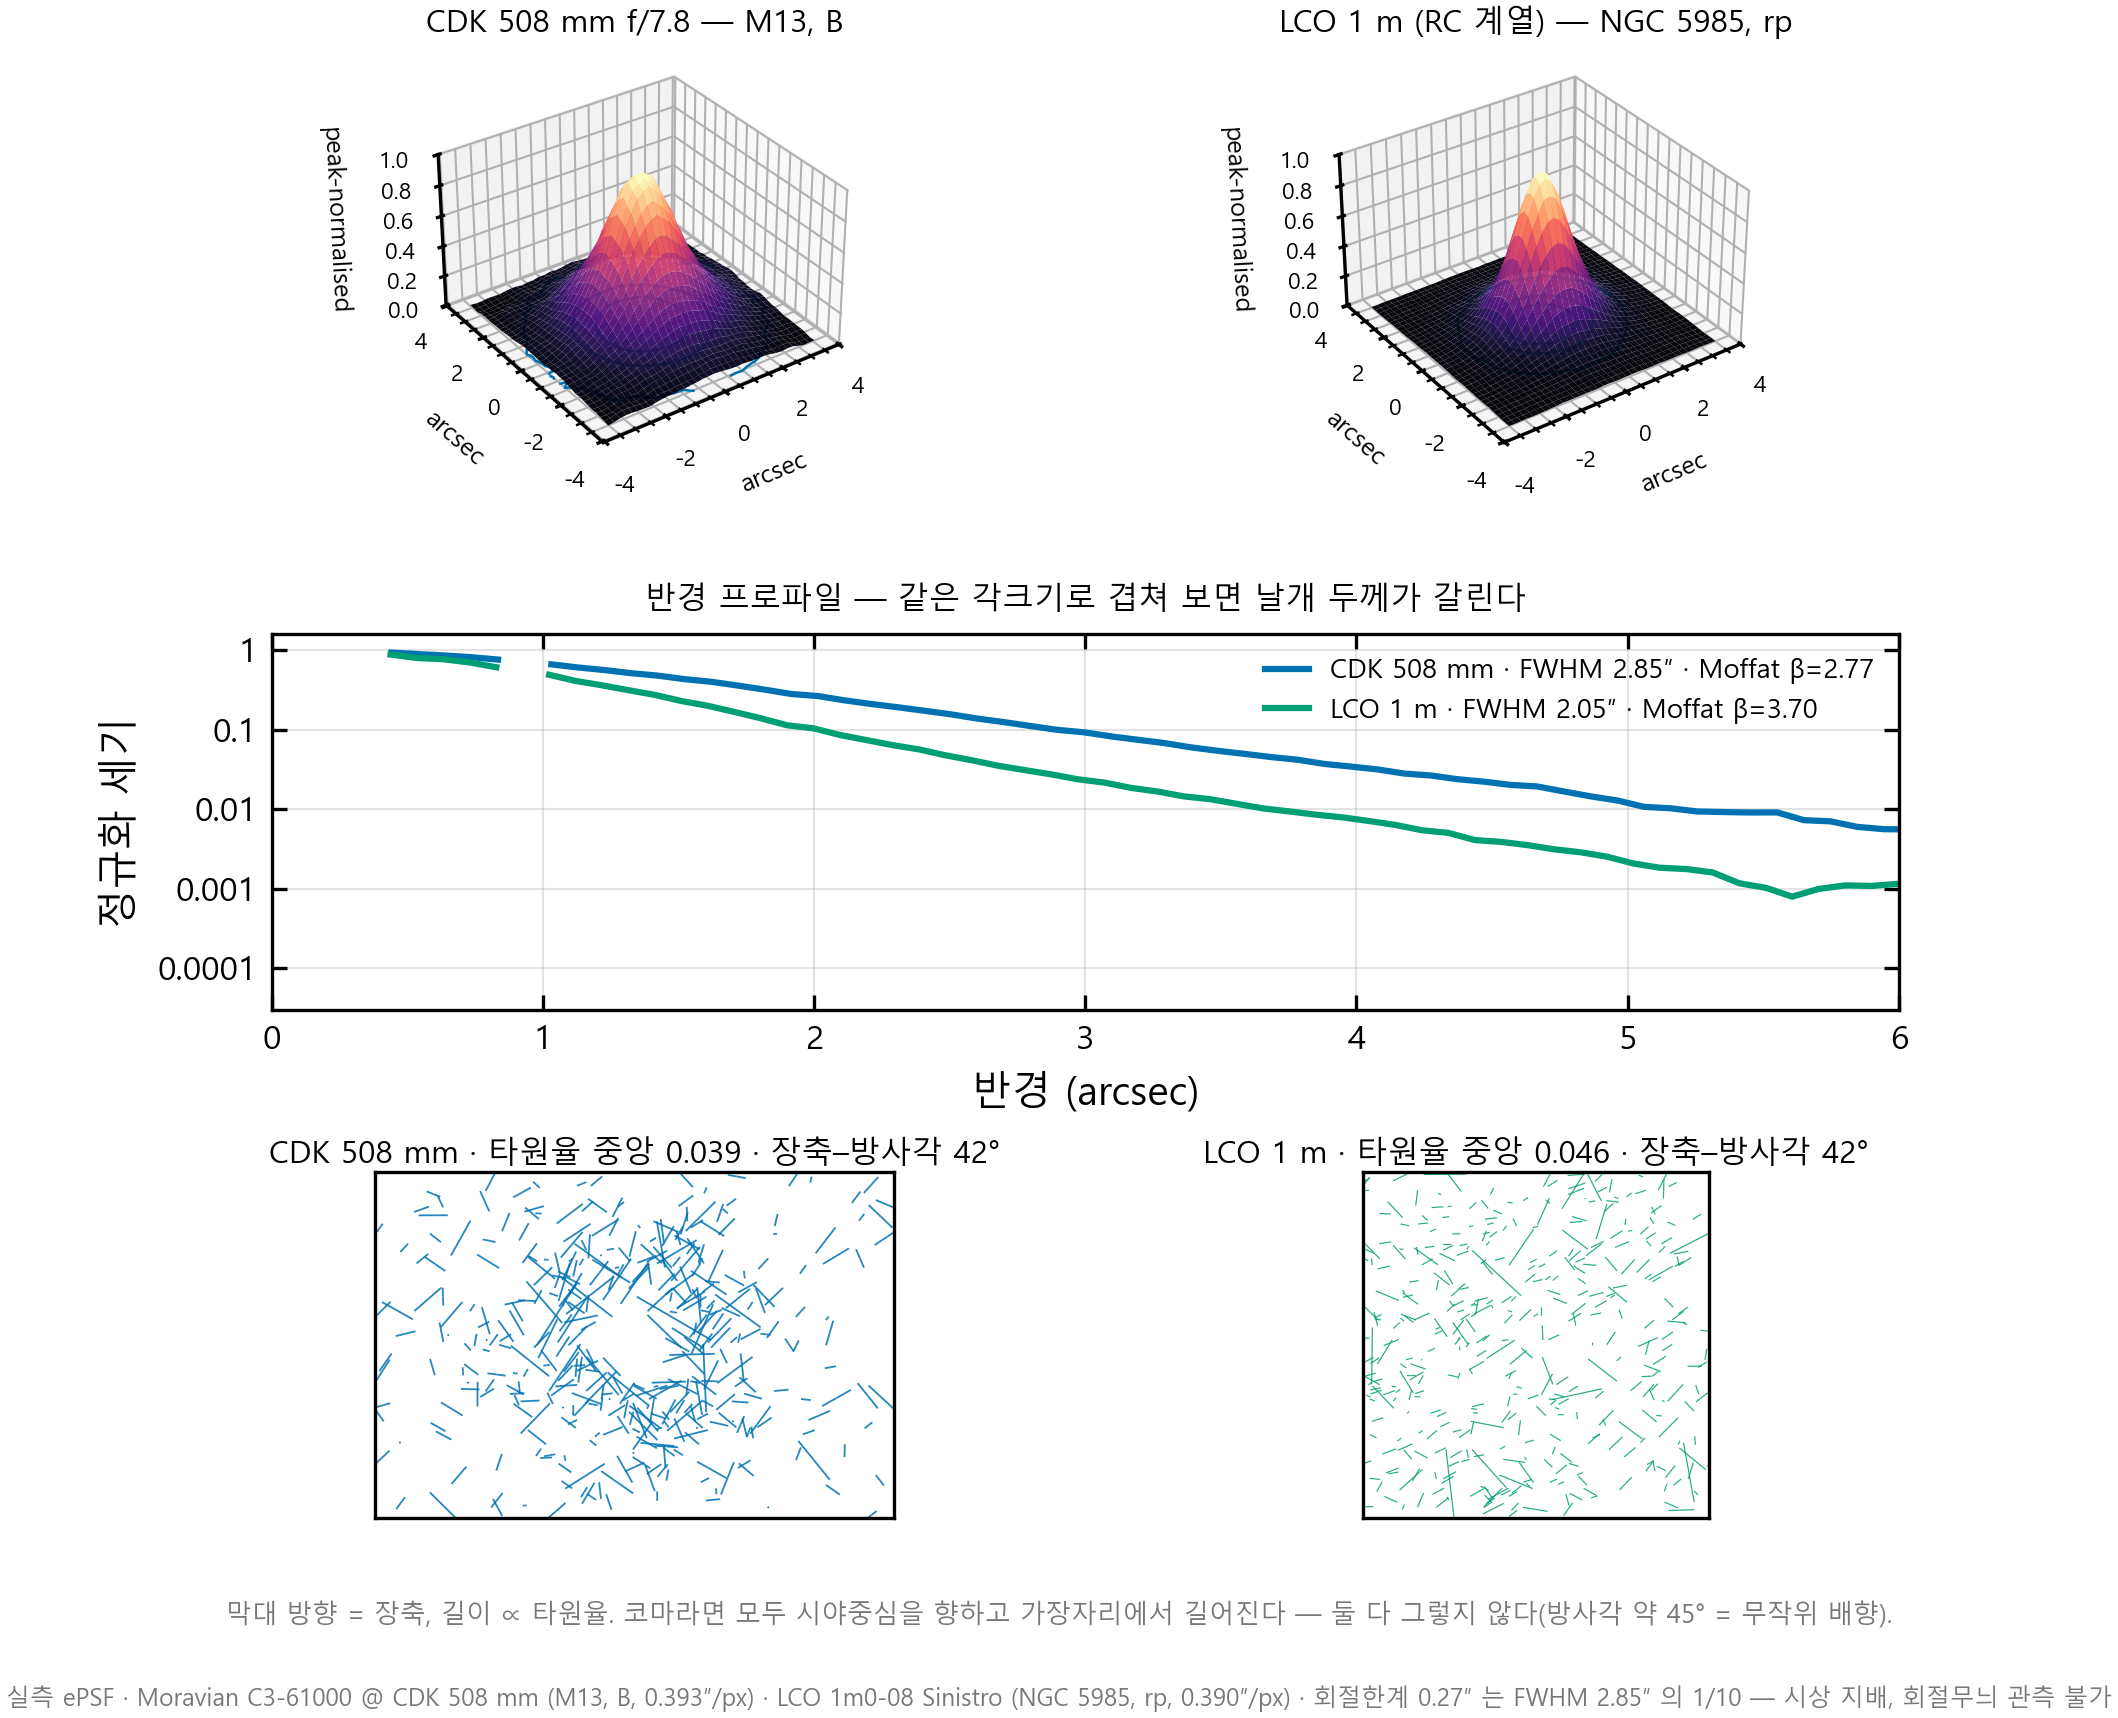

Write Python code to recreate this figure.
"""What the two optical systems' PSFs actually look like.

A Corrected Dall-Kirkham exists to do one thing: keep the image round and the
field flat, which a plain Dall-Kirkham does not — its ellipsoidal primary and
spherical secondary leave strong coma a short way off axis. So the question
"is the CDK's signature reproduced in the data?" has a testable form: does the
PSF stay round all the way to the corner, and is any elongation *not* aligned
with the radius from field centre? Coma stretches a star radially; seeing,
tracking and focus do not.

What cannot be seen here is worth stating first. A 508 mm aperture is
diffraction-limited near 0.27 arcsec at 550 nm, while these stars have a FWHM
of 2.85 arcsec. The image is ~10x wider than the diffraction core, so the
Airy pattern, the central-obstruction ring structure and the spider spikes are
all buried under the atmosphere. Nothing in this figure is a diffraction
measurement; it is the delivered PSF, which is what photometry actually fits.

Two systems at nearly the same sampling make the comparison fair: 0.393
arcsec/px on the CDK and 0.390 on the LCO 1 m, so the pixel grid is not doing
the talking.
"""

from __future__ import annotations

import argparse
import sys
from pathlib import Path

import numpy as np
import pandas as pd
from astropy.io import fits
from scipy.optimize import curve_fit

HERE = Path(__file__).absolute().parent
REPO = HERE.parents[1]
sys.path.insert(0, str(REPO / "validation" / "paper"))

import matplotlib.pyplot as plt  # noqa: E402
from mpl_toolkits.mplot3d import Axes3D  # noqa: F401,E402

try:
    from apex_paper_style import C, DOUBLE_COL, PALETTE, apply_paper_style, save_fig
    _STYLE = True
except Exception:  # pragma: no cover
    _STYLE = False
    PALETTE = {"black": "#111", "grey": "#777", "blue": "#0072B2",
               "vermillion": "#D55E00", "green": "#009E73"}
    C = {"data": PALETTE["blue"], "model": PALETTE["vermillion"],
         "reference": PALETTE["green"], "floor": PALETTE["grey"]}
    DOUBLE_COL = 7.0


def load_epsf(path: Path) -> tuple[np.ndarray, int]:
    with fits.open(path) as h:
        return np.asarray(h[0].data, dtype=float), int(h[0].header.get("OVERSAMPL", 1))


def radial_profile(psf: np.ndarray, oversampling: int) -> tuple[np.ndarray, np.ndarray]:
    ny, nx = psf.shape
    yy, xx = np.mgrid[:ny, :nx].astype(float)
    r = np.hypot(xx - (nx - 1) / 2.0, yy - (ny - 1) / 2.0) / oversampling
    edges = np.arange(0.0, r.max(), 0.25)
    prof = np.array([np.nanmean(psf[(r >= a) & (r < a + 0.25)])
                     if np.any((r >= a) & (r < a + 0.25)) else np.nan
                     for a in edges])
    return edges + 0.125, prof


def moffat_beta(radius: np.ndarray, profile: np.ndarray) -> tuple[float, float]:
    ok = np.isfinite(profile) & (radius < 12.0)

    def model(r, amplitude, gamma, beta):
        return amplitude * (1.0 + (r / gamma) ** 2) ** (-beta)

    popt, _ = curve_fit(model, radius[ok], profile[ok],
                        p0=[np.nanmax(profile), 5.0, 3.0], maxfev=40000)
    return float(popt[1]), float(popt[2])


def profile_fwhm(radius: np.ndarray, profile: np.ndarray) -> float:
    peak = np.nanmax(profile)
    below = np.where(profile < peak / 2.0)[0]
    return float(2.0 * radius[below[0]]) if len(below) else float("nan")


def surface(ax, psf: np.ndarray, oversampling: int, scale: float, title: str,
            colour: str) -> None:
    """One PSF as a 3-D surface, trimmed to the part that carries the light."""
    ny, nx = psf.shape
    half = min(ny, nx) // 2
    keep = int(min(half, round(3.0 * oversampling * 3)))
    cy, cx = ny // 2, nx // 2
    cut = psf[cy - keep:cy + keep + 1, cx - keep:cx + keep + 1]
    cut = cut / cut.max()
    n = cut.shape[0]
    axis = (np.arange(n) - (n - 1) / 2.0) / oversampling * scale
    xx, yy = np.meshgrid(axis, axis)
    ax.plot_surface(xx, yy, cut, cmap="magma", linewidth=0, antialiased=True,
                    rcount=60, ccount=60, alpha=0.97)
    ax.contour(xx, yy, cut, levels=[0.05, 0.25, 0.5], colors=colour,
               linewidths=0.6, offset=0.0)
    ax.set_title(title, fontsize=7.5, pad=1)
    ax.set_xlabel("arcsec", fontsize=6, labelpad=-6)
    ax.set_ylabel("arcsec", fontsize=6, labelpad=-6)
    ax.set_zlabel("peak-normalised", fontsize=6, labelpad=-6)
    ax.tick_params(labelsize=5.5, pad=-2)
    ax.set_zlim(0, 1.0)
    ax.view_init(elev=32, azim=-125)
    ax.set_box_aspect((1, 1, 0.62))


def whisker_panel(ax, table: pd.DataFrame, shape: tuple[int, int], title: str,
                  colour: str) -> None:
    """Ellipticity as short sticks: length is elongation, angle is its axis.

    Coma from an uncorrected Dall-Kirkham would point every stick at the field
    centre and lengthen them outwards. A flat, randomly oriented field means
    the corrector is doing its job.
    """
    x = table["x"].to_numpy(float)
    y = table["y"].to_numpy(float)
    e = table["ell"].to_numpy(float)
    pa = np.radians(table["pa"].to_numpy(float))
    length = e / max(0.08, np.nanpercentile(e, 95)) * (shape[1] * 0.045)
    ax.quiver(x, y, length * np.cos(pa), length * np.sin(pa),
              angles="xy", scale_units="xy", scale=1, width=0.0035,
              headwidth=0, headlength=0, headaxislength=0,
              color=colour, alpha=0.85)
    ax.quiver(x, y, -length * np.cos(pa), -length * np.sin(pa),
              angles="xy", scale_units="xy", scale=1, width=0.0035,
              headwidth=0, headlength=0, headaxislength=0,
              color=colour, alpha=0.85)
    ax.set_xlim(0, shape[1]); ax.set_ylim(0, shape[0])
    ax.set_aspect("equal")
    ax.set_xticks([]); ax.set_yticks([])
    ax.set_title(title, fontsize=7.5, pad=2)


def main() -> int:
    ap = argparse.ArgumentParser(description=__doc__)
    ap.add_argument("--cdk-epsf", default=(
        r"E:\APEX_validation\psf_engines\M13_ast2x200_moffat\apexfix_trial1"
        r"\result\cmd_psf\epsf_model_B_pp_messier13-0005-B.fits"))
    ap.add_argument("--rc-epsf", default=(
        r"E:\APEX_validation\psf_engines\NGC5985_sinistro\trial_0001"
        r"\result\cmd_psf\epsf_model_rp_pp_ngc5985-0001-rp.fits"))
    ap.add_argument("--cdk-field", default=str(REPO / "scratchpad" / "psf_field_cdk.csv"))
    ap.add_argument("--rc-field", default=str(REPO / "scratchpad" / "psf_field_rc.csv"))
    ap.add_argument("--cdk-shape", type=int, nargs=2, default=[3194, 4788])
    ap.add_argument("--rc-shape", type=int, nargs=2, default=[4096, 4096])
    ap.add_argument("--outdir", default=str(HERE))
    args = ap.parse_args()

    cdk, cdk_os = load_epsf(Path(args.cdk_epsf))
    rc, rc_os = load_epsf(Path(args.rc_epsf))
    cdk_scale, rc_scale = 0.393, 0.390

    if _STYLE:
        apply_paper_style()
    # The paper style uses a serif face with no Hangul; this figure's labels are
    # Korean, so fall back to a face that has the glyphs rather than emit boxes.
    for face in ("Malgun Gothic", "Batang", "Gulim", "NanumGothic"):
        try:
            import matplotlib.font_manager as fm
            fm.findfont(fm.FontProperties(family=face), fallback_to_default=False)
        except Exception:
            continue
        plt.rcParams["font.family"] = face
        plt.rcParams["axes.unicode_minus"] = False
        break
    fig = plt.figure(figsize=(DOUBLE_COL, 6.4))
    gs = fig.add_gridspec(3, 2, height_ratios=[1.15, 1.0, 0.92],
                          hspace=0.42, wspace=0.24)

    surface(fig.add_subplot(gs[0, 0], projection="3d"), cdk, cdk_os, cdk_scale,
            "CDK 508 mm f/7.8 — M13, B", C["data"])
    surface(fig.add_subplot(gs[0, 1], projection="3d"), rc, rc_os, rc_scale,
            "LCO 1 m (RC 계열) — NGC 5985, rp", C["reference"])

    ax = fig.add_subplot(gs[1, :])
    for psf, os_, scale, colour, label in (
            (cdk, cdk_os, cdk_scale, C["data"], "CDK 508 mm"),
            (rc, rc_os, rc_scale, C["reference"], "LCO 1 m")):
        radius, prof = radial_profile(psf / psf.sum(), os_)
        gamma, beta = moffat_beta(radius, prof)
        fwhm = profile_fwhm(radius, prof)
        ax.plot(radius * scale, prof / np.nanmax(prof), lw=1.5, color=colour,
                label=f"{label} · FWHM {fwhm * scale:.2f}″ · Moffat β={beta:.2f}")
    ax.set_yscale("log"); ax.set_ylim(3e-5, 1.6); ax.set_xlim(0, 6.0)
    # The Hangul face has no mathtext minus, so the default 10^-n labels come out
    # as boxes; plain decimals say the same thing in glyphs it has.
    ax.set_yticks([1.0, 1e-1, 1e-2, 1e-3, 1e-4])
    ax.set_yticklabels(["1", "0.1", "0.01", "0.001", "0.0001"])
    ax.minorticks_off()
    ax.set_xlabel("반경 (arcsec)"); ax.set_ylabel("정규화 세기")
    ax.legend(fontsize=6.5, frameon=False, loc="upper right")
    ax.set_title("반경 프로파일 — 같은 각크기로 겹쳐 보면 날개 두께가 갈린다",
                 fontsize=7.5)

    for column, (path, shape, colour, name) in enumerate((
            (args.cdk_field, tuple(args.cdk_shape), C["data"], "CDK 508 mm"),
            (args.rc_field, tuple(args.rc_shape), C["reference"], "LCO 1 m"))):
        table = pd.read_csv(path)
        median_e = float(np.nanmedian(table["ell"]))
        radial = float(np.nanmedian(table["radial_align"]))
        whisker_panel(fig.add_subplot(gs[2, column]), table, shape,
                      f"{name} · 타원율 중앙 {median_e:.3f} · 장축–방사각 {radial:.0f}°",
                      colour)

    fig.text(0.5, 0.055,
             "막대 방향 = 장축, 길이 ∝ 타원율. 코마라면 모두 시야중심을 향하고 "
             "가장자리에서 길어진다 — 둘 다 그렇지 않다(방사각 약 45° = 무작위 배향).",
             ha="center", fontsize=6.2, color=PALETTE["grey"])
    fig.text(0.5, 0.012,
             "실측 ePSF · Moravian C3-61000 @ CDK 508 mm (M13, B, 0.393″/px) · "
             "LCO 1m0-08 Sinistro (NGC 5985, rp, 0.390″/px) · "
             "회절한계 0.27″ 는 FWHM 2.85″ 의 1/10 — 시상 지배, 회절무늬 관측 불가",
             ha="center", fontsize=5.8, color=PALETTE["grey"])
    fig.tight_layout(rect=(0, 0.075, 1, 1))

    outdir = Path(args.outdir)
    if _STYLE:
        for kind, path in save_fig(fig, "fig_psf_shape_optics", outdir).items():
            print(f"[{kind}] {path}")
    else:
        path = outdir / "fig_psf_shape_optics.png"
        fig.savefig(path, dpi=170)
        print(f"[png] {path}")
    return 0


if __name__ == "__main__":
    raise SystemExit(main())
